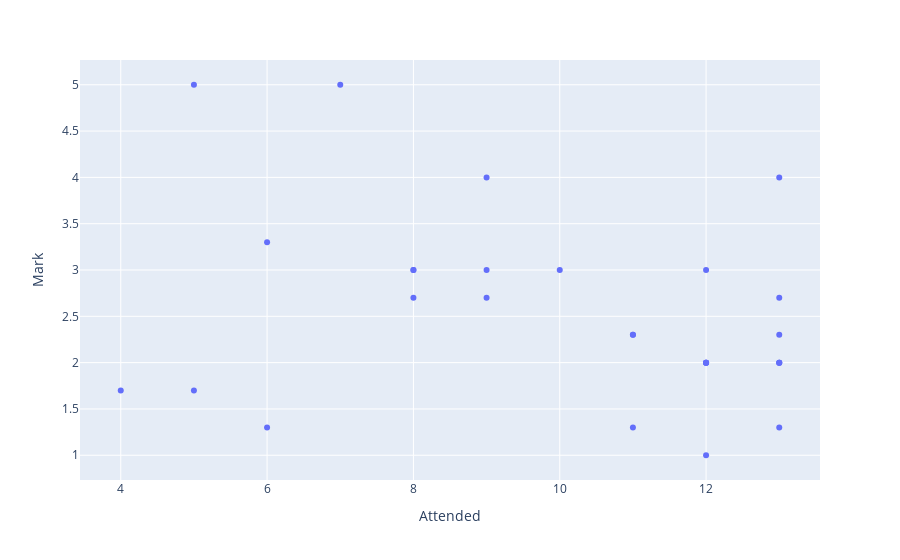

Notebook source saved alongside this figure:
### Markdown cell above
#### 1.2.2 Is there a correlation between the mark and the number of attended classes? Find the answer using a scatter plot.

We have prepared the data already and just need to create a [scatter plot](https://matplotlib.org/api/_as_gen/matplotlib.pyplot.scatter.html). We set the x-axis to the number of attended classes and the y-axis to the mark.

### Code cell
# create a scatter plot using the scatter() function
#  using the Attended column for the x-axis and the Mark column for the y-axis


# set the axis labels


# show the plot
import plotly.express as px

fig = px.scatter(df_fss, x="Attended", y="Mark")
#fig.update_layout(bargap=0.2)
fig.show()

### Figure 1 — Plotly figure (JSON) as saved in the notebook; plotly's stock layout.template omitted (floating-point values rounded to 4 significant figures)
{"data": [{"hovertemplate": "Attended=%{x}<br>Mark=%{y}<extra></extra>", "legendgroup": "", "marker": {"color": "#636efa", "symbol": "circle"}, "mode": "markers", "name": "", "orientation": "v", "showlegend": false, "type": "scatter", "x": [13, 12, 5, 13, 13, 12, 13, 8, 5, 7, 13, 6, 12, 13, 11, 10, 8, 6, 9, 12, 11, 4, 12, 12, 13, 11, 9, 8, 9], "xaxis": "x", "y": [1.3, 2, 1.7, 2.3, 2, 3, 4, 2.7, 5, 5, 2, 1.3, 2, 2.7, 2.3, 3, 3, 3.3, 4, 1, 1.3, 1.7, 2, 2, 2, 2.3, 2.7, 3, 3], "yaxis": "y"}], "layout": {"autosize": true, "legend": {"tracegroupgap": 0}, "margin": {"t": 60}, "xaxis": {"anchor": "y", "autorange": true, "domain": [0, 1], "range": [3.357, 13.64], "title": {"text": "Attended"}, "type": "linear"}, "yaxis": {"anchor": "x", "autorange": true, "domain": [0, 1], "range": [0.6903, 5.31], "title": {"text": "Mark"}, "type": "linear"}}}
